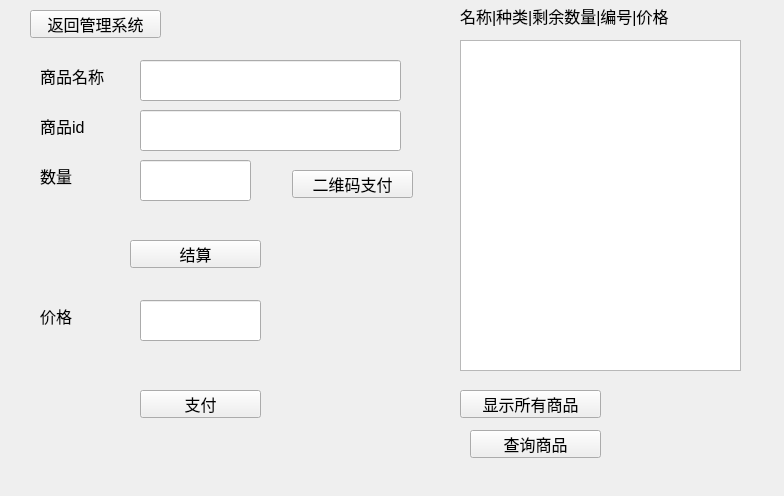
<?xml version="1.0" encoding="UTF-8"?>
<ui version="4.0">
 <class>sellerWidget</class>
 <widget class="QWidget" name="sellerWidget">
  <property name="geometry">
   <rect>
    <x>0</x>
    <y>0</y>
    <width>784</width>
    <height>496</height>
   </rect>
  </property>
  <property name="font">
   <font>
    <pointsize>12</pointsize>
   </font>
  </property>
  <property name="windowTitle">
   <string>Form</string>
  </property>
  <widget class="QLineEdit" name="nameedit">
   <property name="geometry">
    <rect>
     <x>140</x>
     <y>60</y>
     <width>261</width>
     <height>41</height>
    </rect>
   </property>
  </widget>
  <widget class="QLabel" name="label">
   <property name="geometry">
    <rect>
     <x>40</x>
     <y>60</y>
     <width>121</width>
     <height>31</height>
    </rect>
   </property>
   <property name="text">
    <string>商品名称</string>
   </property>
  </widget>
  <widget class="QLabel" name="label_2">
   <property name="geometry">
    <rect>
     <x>40</x>
     <y>160</y>
     <width>91</width>
     <height>31</height>
    </rect>
   </property>
   <property name="text">
    <string>数量</string>
   </property>
  </widget>
  <widget class="QLabel" name="label_4">
   <property name="geometry">
    <rect>
     <x>40</x>
     <y>300</y>
     <width>91</width>
     <height>31</height>
    </rect>
   </property>
   <property name="text">
    <string>价格</string>
   </property>
  </widget>
  <widget class="QLineEdit" name="numedit">
   <property name="geometry">
    <rect>
     <x>140</x>
     <y>160</y>
     <width>111</width>
     <height>41</height>
    </rect>
   </property>
  </widget>
  <widget class="QLineEdit" name="priceEdit">
   <property name="geometry">
    <rect>
     <x>140</x>
     <y>300</y>
     <width>121</width>
     <height>41</height>
    </rect>
   </property>
  </widget>
  <widget class="QPushButton" name="cal_pushButton">
   <property name="geometry">
    <rect>
     <x>130</x>
     <y>240</y>
     <width>131</width>
     <height>28</height>
    </rect>
   </property>
   <property name="text">
    <string>结算</string>
   </property>
  </widget>
  <widget class="QPushButton" name="payedit">
   <property name="geometry">
    <rect>
     <x>140</x>
     <y>390</y>
     <width>121</width>
     <height>28</height>
    </rect>
   </property>
   <property name="text">
    <string>支付</string>
   </property>
  </widget>
  <widget class="QLineEdit" name="idedit">
   <property name="geometry">
    <rect>
     <x>140</x>
     <y>110</y>
     <width>261</width>
     <height>41</height>
    </rect>
   </property>
  </widget>
  <widget class="QLabel" name="label_3">
   <property name="geometry">
    <rect>
     <x>40</x>
     <y>110</y>
     <width>121</width>
     <height>31</height>
    </rect>
   </property>
   <property name="text">
    <string>商品id</string>
   </property>
  </widget>
  <widget class="QPushButton" name="returnButton">
   <property name="geometry">
    <rect>
     <x>30</x>
     <y>10</y>
     <width>131</width>
     <height>28</height>
    </rect>
   </property>
   <property name="text">
    <string>返回管理系统</string>
   </property>
  </widget>
  <widget class="QTextEdit" name="textEdit">
   <property name="geometry">
    <rect>
     <x>460</x>
     <y>40</y>
     <width>281</width>
     <height>331</height>
    </rect>
   </property>
  </widget>
  <widget class="QPushButton" name="showbutton">
   <property name="geometry">
    <rect>
     <x>460</x>
     <y>390</y>
     <width>141</width>
     <height>28</height>
    </rect>
   </property>
   <property name="text">
    <string>显示所有商品</string>
   </property>
  </widget>
  <widget class="QPushButton" name="selectbutton">
   <property name="geometry">
    <rect>
     <x>470</x>
     <y>430</y>
     <width>131</width>
     <height>28</height>
    </rect>
   </property>
   <property name="text">
    <string>查询商品</string>
   </property>
  </widget>
  <widget class="QLabel" name="label_5">
   <property name="geometry">
    <rect>
     <x>460</x>
     <y>0</y>
     <width>291</width>
     <height>31</height>
    </rect>
   </property>
   <property name="text">
    <string>名称|种类|剩余数量|编号|价格</string>
   </property>
  </widget>
  <widget class="QPushButton" name="pushButton">
   <property name="geometry">
    <rect>
     <x>292</x>
     <y>170</y>
     <width>121</width>
     <height>28</height>
    </rect>
   </property>
   <property name="text">
    <string>二维码支付</string>
   </property>
  </widget>
 </widget>
 <resources/>
 <connections/>
</ui>
